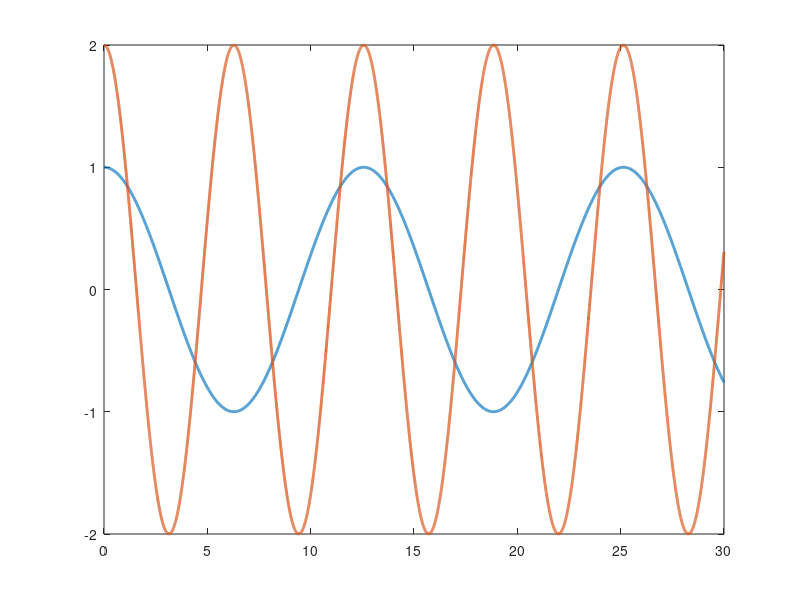

Source code (MATLAB): (Note: this script raises an error after producing the figure.)
function twoLinkRobotAdaptive
    close all
    %% Select gains for controller
    K        = 50; %Enter a number
    a1       = 2; %Enter a number
    a2       = 2;
    gamma    = [2.15,1.9,1.2,4.1,1]';
    B        = 3; 
    B2       = 3;
    k2       = 50;
    gains = [K;a1;a2;gamma;B;B2;k2]
    %% Stacked parameter vector
    %Set up parameters for sim
    p1       = 3.473;
    p2       = 0.196;
    p3       = 0.242;
    f1       = 5.3;
    f2       = 1.1;
    theta    = [p1;p2;p3;f1;f2];

    % Simulation final time
    tf   = 30;

    % Initial condition vector (X0 must be same size and "form" as X and XDot below)
    % (i.e., in this sim, X0 = [e0;r0;thetahat0])
    X0   = [ones(23,1);0;0];

    % Options for integration function
    opts = odeset('RelTol',1e-3,'AbsTol',1e-3);

    % Integrate (you can send the paramters theta to the dynamics as seen below)
    [t,STATES] = ode45(@(t,X) twoLinkdynamics(t,X,theta,gains),[0 tf],X0,opts);
    u = zeros(2,length(t));
        for i=1:length(t)
        u(:,i) =  getu(t(i),STATES(i,:),theta,gains);
        end
    % Set up desired trajectory data for plots (enter desired trajectory for your simulation)
    qd = [cos(0.5*t) 2*cos(t)]';

    % Parse integrated states (STATES is the same "form" as X0)
    % (i.e., in this sim, STATES = [e r thetahat] over all time);
    e  = STATES(:,1:2)';
    thetaHat = STATES(:,9:13)';

    % Compute x from e and xd for plotting purposes
    q  = -e + qd;
    thetatilda = repmat(theta,1,length(t))-thetaHat;
    
    figure(1)
    plot(t,qd,'-','LineWidth',2)
    hold on
    ax = gca;
    ax.ColorOrderIndex = 1;
    plot(t,q,':','LineWidth',2)
    title('Actual Vs Desred Trajectories')
    xlabel('time')
    ylabel('Trajectories')
    legend('y = q1','y = q2','y=qd1','y=qd2')
    hold off
   
    % Plot the filtered tracking error
     figure(2)
    plot(t,e,'--','LineWidth',2)
    title(' Tracking Error')
    xlabel('time')
    ylabel('Errors')
    legend('y = e1','y = e2')
    
    % Plot the link torques
    figure(3)
    plot(t,u(1,:),'b',t,u(2,:),'LineWidth',2)
    title('Control Input')
    xlabel('time')
    ylabel('Torques')
    legend('y = u1','y = u2')
    
    % Plot the adaptive estimates vs actual parameters
     figure(4)
    plot(t,repmat(theta,1,length(t)),'-','LineWidth',2)
    hold on
    ax = gca;
    ax.ColorOrderIndex = 1;
    plot(t,thetaHat,':','LineWidth',2)
    title('Adaptive estimate')
    xlabel('time') 
    ylabel('Adaptive estimate') 
    legend('y = p1','y = p2','y=p3','y=fd1','y = fd2','y = p1 hat','y = p2 hat','y=p3 hat','y=fd1 hat','y = fd2 hat')
    hold off
    
     %Plot adaptive error estimates 
    figure(5)
    plot(t,thetatilda,'--','LineWidth',2)
    title('Parameter estimates error ')
    xlabel('time')
    ylabel('Parameter estimates error')
    legend('y = p1tilde','y = p2tilde','y=p3tilde','y=fd1tilde','y = fd2tilde')
    
    
end
function [u] = getu(t,X,theta,gains)
global e2init
%% Parse for controller gains = [K;a1;a2;gamma;B;B2;k2]
K        = gains(1); %Enter a number
a1       = gains(2); %Enter a number
a2       = gains(3);
gamma    = gains(4:8);
gamma    = diag(gamma);
B        = gains(9);
B2       = gains(10);
k2       = gains(11);
%% Parse parameter vector
p1 = theta(1);
p2 = theta(2);
p3 = theta(3);
f1 = theta(4);
f2 = theta(5);


% Desired trajectory and needed derivatives
qd       = [cos(0.5*t);2*cos(t)];
qdDot    = [-0.5*sin(0.5*t);-2*sin(t)]; %Enter the expression
qdDotDot = [-0.25*cos(0.5*t);-2*cos(t)]; %Enter the expression
qdDotDotDot = [0.125*sin(0.5*t);2*sin(t)]; %Enter the expression

% Parse current states (X is the same size and "form" as X0)
% (i.e., in this sim, XDot= [eDot;e2Dot;TfDot;Mu2Dot;thetaHatDot;YdfDot(1,:)';YdfDot(2,:)';Usgn];
e        = [X(1);X(2)];
e2       = [X(3);X(4)];
Tf       = [X(5);X(6)];
Mu2      = [X(7);X(8)];
thetaHat = [X(9);X(10);X(11);X(12);X(13)];
Ydf      = [X(14),X(15),X(16),X(17),X(18);X(19),X(20),X(21),X(22),X(23)];
Usgn     = [X(24);X(25)];

% Compute current x and xDot for convenience
q        = qd-e;
qDot     = -e2 + a1*e + qdDot;

% Compute cos(x2) and sin(x2) for convenience
c2       = cos(q(2));
s2       = sin(q(2));
% Compute cos(x2) and sin(x2) for convenience
cd2      = cos(qd(2));
sd2      = sin(qd(2));

% Compute current matrices for the dynamics
M        = [p1 + 2*p3*c2 p2 + p3*c2;p2 + p3*c2 p2];
V       = [-p3*s2*qDot(2) -p3*s2*(qDot(1) + qDot(2));p3*s2*qDot(1) 0];
fd       = [f1 0;0 f2];
Td       = [0.5*cos(0.5*t);sin(t)];
% %% Compute current regression matrix
% y11      = qdDot(1); %Enter the expression
% y12      = qdDot(2); %Enter the expression
% y13      = 2*c2*qdDot(1) + c2*qdDot(2) - qDot(2)*s2*(qDot(1) + qDot(2)) - qDot(1)*qDot(2)*s2; %Enter the expression
% y14      = qDot(1); %Enter the expression
% y15      = 0; %Enter the expression
% y21      = 0; %Enter the expression
% y22      = qdDot(1) + qdDot(2); %Enter the expression
% y23      = s2*qDot(1)^2 + c2*qdDot(1); %Enter the expression
% y24      = 0; %Enter the expression
% y25      = qDot(2); %Enter the expression
% Y        = [y11 y12 y13 y14 y15;y21 y22 y23 y24 y25];

%% Compute current regression matrix
yd11      = qdDotDot(1); %Enter the expression
yd12      = qdDotDot(2); %Enter the expression
yd13      = 2*cd2*qdDotDot(1) + cd2*qdDotDot(2) - qdDot(2)*sd2*(qdDot(1) + qdDot(2)) - qdDot(2)*qdDot(1)*sd2; %Enter the expression
yd14      = qdDot(1); %Enter the expression
yd15      = 0; %Enter the expression
yd21      = 0; %Enter the expression
yd22      = qdDotDot(1) + qdDotDot(2); %Enter the expression
yd23      = cd2*qdDotDot(1) + qdDot(1)*qdDot(1)*sd2; %Enter the expression
yd24      = 0; %Enter the expression
yd25      = qdDot(2); %Enter the expression
Yd        = [yd11 yd12 yd13 yd14 yd15;yd21 yd22 yd23 yd24 yd25];

%% Compute desired Dot regression matrix
ydDot11      = qdDotDotDot(1); %Enter the expression
ydDot12      = qdDotDotDot(2); %Enter the expression
ydDot13      = 2*cd2*qdDotDotDot(1)-2*sd2*qdDotDot(1)*qdDot(2) + cd2*qdDotDotDot(2)...
                -sd2*qdDotDot(2)*qdDot(2) - qdDot(2)*sd2*(qdDotDot(1) + qdDotDot(2))...
                -qdDot(2)*cd2*qdDot(2)*(qdDot(1) + qdDot(2))...
                -qdDotDot(2)*sd2*(qdDot(1) + qdDot(2)) - qdDotDot(2)*qdDot(1)*sd2...
                - qdDot(2)*qdDotDot(1)*sd2- qdDot(2)*qdDot(1)*cd2*qdDot(2); %Enter the expression
ydDot14      = qdDotDot(1); %Enter the expression
ydDot15      = 0; %Enter the expression
ydDot21      = 0; %Enter the expression
ydDot22      = qdDotDotDot(1) + qdDotDotDot(2); %Enter the expression
ydDot23      = -sd2*qdDot(2)*qdDotDot(1) +cd2*qdDotDotDot(1)+ qdDot(1)*qdDot(1)*cd2*qdDot(2)+2*qdDot(1)*qdDotDot(1)*sd2; %Enter the expression
ydDot24      = 0; %Enter the expression
ydDot25      = qdDotDot(2); %Enter the expression
YdDot        = [ydDot11 ydDot12 ydDot13 ydDot14 ydDot15;ydDot21 ydDot22 ydDot23 ydDot24 ydDot25];
eDot        = e2 - a1*e;
S = V*qDot+fd*q+M*qdDot+M*(a1*eDot+a2*e2)-Yd*theta;%+a1*M*e2-a1^2*M*e2+M*a2*e2

%% Design controller
TfHat     = Ydf*thetaHat+Mu2;
    if (t==0)
    e2init    = e2;
    end
 Mu1       = (K+1)*(e2-e2init)+Usgn; %Enter the expression
% Mu1=Usgn;
ep        = Tf - TfHat;
u         = Yd*thetaHat+Mu1;

end
function [XDot] = twoLinkdynamics(t,X,theta,gains)
global e2init
%% Parse for controller gains = [K;a1;a2;gamma;B;B2;k2]
K        = gains(1); %Enter a number
a1       = gains(2); %Enter a number
a2       = gains(3);
gamma    = gains(4:8);
gamma    = diag(gamma);
B        = gains(9);
B2       = gains(10);
k2       = gains(11);
%% Parse parameter vector
p1 = theta(1);
p2 = theta(2);
p3 = theta(3);
f1 = theta(4);
f2 = theta(5);


% Desired trajectory and needed derivatives
qd       = [cos(0.5*t);2*cos(t)];
qdDot    = [-0.5*sin(0.5*t);-2*sin(t)]; %Enter the expression
qdDotDot = [-0.25*cos(0.5*t);-2*cos(t)]; %Enter the expression
qdDotDotDot = [0.125*sin(0.5*t);2*sin(t)]; %Enter the expression

% Parse current states (X is the same size and "form" as X0)
% (i.e., in this sim, XDot= [eDot;e2Dot;TfDot;Mu2Dot;thetaHatDot;YdfDot(1,:)';YdfDot(2,:)';Usgn];
e        = [X(1);X(2)];
e2       = [X(3);X(4)];
Tf       = [X(5);X(6)];
Mu2      = [X(7);X(8)];
thetaHat = [X(9);X(10);X(11);X(12);X(13)];
Ydf      = [X(14),X(15),X(16),X(17),X(18);X(19),X(20),X(21),X(22),X(23)];
Usgn     = [X(24);X(25)];

% Compute current x and xDot for convenience
q        = qd-e;
qDot     = -e2 + a1*e + qdDot;

% Compute cos(x2) and sin(x2) for convenience
c2       = cos(q(2));
s2       = sin(q(2));
% Compute cos(x2) and sin(x2) for convenience
cd2      = cos(qd(2));
sd2      = sin(qd(2));

% Compute current matrices for the dynamics
M        = [p1 + 2*p3*c2 p2 + p3*c2;p2 + p3*c2 p2];
V       = [-p3*s2*qDot(2) -p3*s2*(qDot(1) + qDot(2));p3*s2*qDot(1) 0];
fd       = [f1 0;0 f2];
Td       = [0.5*cos(0.5*t);sin(t)];

%% Compute current regression matrix
yd11      = qdDotDot(1); %Enter the expression
yd12      = qdDotDot(2); %Enter the expression
yd13      = 2*cd2*qdDotDot(1) + cd2*qdDotDot(2) - qdDot(2)*sd2*(qdDot(1) + qdDot(2)) - qdDot(2)*qdDot(1)*sd2; %Enter the expression
yd14      = qdDot(1); %Enter the expression
yd15      = 0; %Enter the expression
yd21      = 0; %Enter the expression
yd22      = qdDotDot(1) + qdDotDot(2); %Enter the expression
yd23      = cd2*qdDotDot(1) + qdDot(1)*qdDot(1)*sd2; %Enter the expression
yd24      = 0; %Enter the expression
yd25      = qdDot(2); %Enter the expression
Yd        = [yd11 yd12 yd13 yd14 yd15;yd21 yd22 yd23 yd24 yd25];

%% Compute desired Dot regression matrix
ydDot11      = qdDotDotDot(1); %Enter the expression
ydDot12      = qdDotDotDot(2); %Enter the expression
ydDot13      = 2*cd2*qdDotDotDot(1)-2*sd2*qdDotDot(1)*qdDot(2) + cd2*qdDotDotDot(2)...
                -sd2*qdDotDot(2)*qdDot(2) - qdDot(2)*sd2*(qdDotDot(1) + qdDotDot(2))...
                -qdDot(2)*cd2*qdDot(2)*(qdDot(1) + qdDot(2))...
                -qdDotDot(2)*sd2*(qdDot(1) + qdDot(2)) - qdDotDot(2)*qdDot(1)*sd2...
                - qdDot(2)*qdDotDot(1)*sd2- qdDot(2)*qdDot(1)*cd2*qdDot(2); %Enter the expression
ydDot14      = qdDotDot(1); %Enter the expression
ydDot15      = 0; %Enter the expression
ydDot21      = 0; %Enter the expression
ydDot22      = qdDotDotDot(1) + qdDotDotDot(2); %Enter the expression
ydDot23      = -sd2*qdDot(2)*qdDotDot(1) +cd2*qdDotDotDot(1)+ qdDot(1)*qdDot(1)*cd2*qdDot(2)+2*qdDot(1)*qdDotDot(1)*sd2; %Enter the expression
ydDot24      = 0; %Enter the expression
ydDot25      = qdDotDot(2); %Enter the expression
YdDot        = [ydDot11 ydDot12 ydDot13 ydDot14 ydDot15;ydDot21 ydDot22 ydDot23 ydDot24 ydDot25];

eDot        = e2 - a1*e;
S = V*qDot+fd*q+M*qdDot+M*(a1*eDot+a2*e2)-Yd*theta;%+a1*M*e2-a1^2*M*e2+M*a2*e2

%% Design controller
TfHat     = Ydf*thetaHat+Mu2;
    if (t==0)
    e2init    = e2;
    end
 Mu1       = (K+1)*(e2-e2init)+Usgn; %Enter the expression
% Mu1=Usgn;
ep        = Tf - TfHat;
u         = Yd*thetaHat+Mu1;
r         = M\(S-u+Td+Yd*theta);
%% Compute current closed-loop dynamics
 Usgn        = (K+1)*a2*e2+B*sign(e2); 
% Usgn = (K+1)*r+B*sign(e2);
eDot        = e2 - a1*e;
e2Dot       = r - a2*e2;
TfDot       = -B*Tf+B*u;
Mu2Dot      = k2*ep+B2*sign(ep);
YdfDot      = -Ydf*B+Yd;
thetaHatDot = gamma*YdDot'*r+gamma*YdfDot'*ep; %Enter the expression

% Stacked dynamics vector (XDot is the same size and "form" as X)
XDot        = [eDot;e2Dot;TfDot;Mu2Dot;thetaHatDot;YdfDot(1,:)';YdfDot(2,:)';Usgn];
end